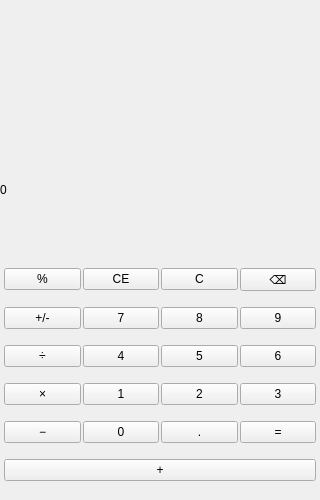
<?xml version="1.0" encoding="UTF-8"?>
<ui version="4.0">
 <class>MainWindow</class>
 <widget class="QMainWindow" name="MainWindow">
  <property name="geometry">
   <rect>
    <x>0</x>
    <y>0</y>
    <width>320</width>
    <height>500</height>
   </rect>
  </property>
  <property name="windowTitle">
   <string>计算器</string>
  </property>
  <property name="minimumSize">
   <size>
    <width>320</width>
    <height>500</height>
   </size>
  </property>
  <property name="maximumSize">
   <size>
    <width>320</width>
    <height>500</height>
   </size>
  </property>
  <widget class="QWidget" name="centralwidget">
   <layout class="QVBoxLayout" name="mainVLayout">
    <property name="spacing">
     <number>0</number>
    </property>
    <property name="leftMargin">
     <number>0</number>
    </property>
    <property name="topMargin">
     <number>0</number>
    </property>
    <property name="rightMargin">
     <number>0</number>
    </property>
    <property name="bottomMargin">
     <number>0</number>
    </property>
    <item>
     <widget class="QFrame" name="displayFrame">
      <property name="minimumHeight">
       <number>110</number>
      </property>
      <layout class="QVBoxLayout" name="displayVLayout">
       <property name="spacing">
        <number>0</number>
       </property>
       <property name="leftMargin">
        <number>0</number>
       </property>
       <property name="topMargin">
        <number>8</number>
       </property>
       <property name="rightMargin">
        <number>0</number>
       </property>
       <property name="bottomMargin">
        <number>0</number>
       </property>
       <item>
        <widget class="QLabel" name="expressionLabel">
         <property name="text">
          <string/>
         </property>
         <property name="minimumHeight">
          <number>24</number>
         </property>
        </widget>
       </item>
       <item>
        <widget class="QLabel" name="displayLabel">
         <property name="text">
          <string>0</string>
         </property>
         <property name="minimumHeight">
          <number>72</number>
         </property>
        </widget>
       </item>
      </layout>
     </widget>
    </item>
    <item>
     <widget class="QWidget" name="buttonsWidget">
      <layout class="QGridLayout" name="gridLayout">
       <property name="spacing">
        <number>2</number>
       </property>
       <property name="leftMargin">
        <number>4</number>
       </property>
       <property name="topMargin">
        <number>4</number>
       </property>
       <property name="rightMargin">
        <number>4</number>
       </property>
       <property name="bottomMargin">
        <number>4</number>
       </property>
       <item row="0" column="0">
        <widget class="QPushButton" name="btnPercent">
         <property name="text">
          <string>%</string>
         </property>
        </widget>
       </item>
       <item row="0" column="1">
        <widget class="QPushButton" name="btnCE">
         <property name="text">
          <string>CE</string>
         </property>
        </widget>
       </item>
       <item row="0" column="2">
        <widget class="QPushButton" name="btnC">
         <property name="text">
          <string>C</string>
         </property>
        </widget>
       </item>
       <item row="0" column="3">
        <widget class="QPushButton" name="btnBackspace">
         <property name="text">
          <string>&#x232B;</string>
         </property>
        </widget>
       </item>
       <item row="1" column="0">
        <widget class="QPushButton" name="btnToggleSign">
         <property name="text">
          <string>+/-</string>
         </property>
        </widget>
       </item>
       <item row="1" column="1">
        <widget class="QPushButton" name="btn7">
         <property name="text">
          <string>7</string>
         </property>
        </widget>
       </item>
       <item row="1" column="2">
        <widget class="QPushButton" name="btn8">
         <property name="text">
          <string>8</string>
         </property>
        </widget>
       </item>
       <item row="1" column="3">
        <widget class="QPushButton" name="btn9">
         <property name="text">
          <string>9</string>
         </property>
        </widget>
       </item>
       <item row="2" column="0">
        <widget class="QPushButton" name="btnDivide">
         <property name="text">
          <string>&#xF7;</string>
         </property>
        </widget>
       </item>
       <item row="2" column="1">
        <widget class="QPushButton" name="btn4">
         <property name="text">
          <string>4</string>
         </property>
        </widget>
       </item>
       <item row="2" column="2">
        <widget class="QPushButton" name="btn5">
         <property name="text">
          <string>5</string>
         </property>
        </widget>
       </item>
       <item row="2" column="3">
        <widget class="QPushButton" name="btn6">
         <property name="text">
          <string>6</string>
         </property>
        </widget>
       </item>
       <item row="3" column="0">
        <widget class="QPushButton" name="btnMultiply">
         <property name="text">
          <string>&#xD7;</string>
         </property>
        </widget>
       </item>
       <item row="3" column="1">
        <widget class="QPushButton" name="btn1">
         <property name="text">
          <string>1</string>
         </property>
        </widget>
       </item>
       <item row="3" column="2">
        <widget class="QPushButton" name="btn2">
         <property name="text">
          <string>2</string>
         </property>
        </widget>
       </item>
       <item row="3" column="3">
        <widget class="QPushButton" name="btn3">
         <property name="text">
          <string>3</string>
         </property>
        </widget>
       </item>
       <item row="4" column="0">
        <widget class="QPushButton" name="btnSubtract">
         <property name="text">
          <string>&#x2212;</string>
         </property>
        </widget>
       </item>
       <item row="4" column="1">
        <widget class="QPushButton" name="btn0">
         <property name="text">
          <string>0</string>
         </property>
        </widget>
       </item>
       <item row="4" column="2">
        <widget class="QPushButton" name="btnDecimal">
         <property name="text">
          <string>.</string>
         </property>
        </widget>
       </item>
       <item row="4" column="3">
        <widget class="QPushButton" name="btnEqual">
         <property name="text">
          <string>=</string>
         </property>
        </widget>
       </item>
       <item row="5" column="0" colspan="4">
        <widget class="QPushButton" name="btnAdd">
         <property name="text">
          <string>+</string>
         </property>
        </widget>
       </item>
      </layout>
     </widget>
    </item>
   </layout>
  </widget>
 </widget>
 <resources/>
 <connections/>
</ui>
